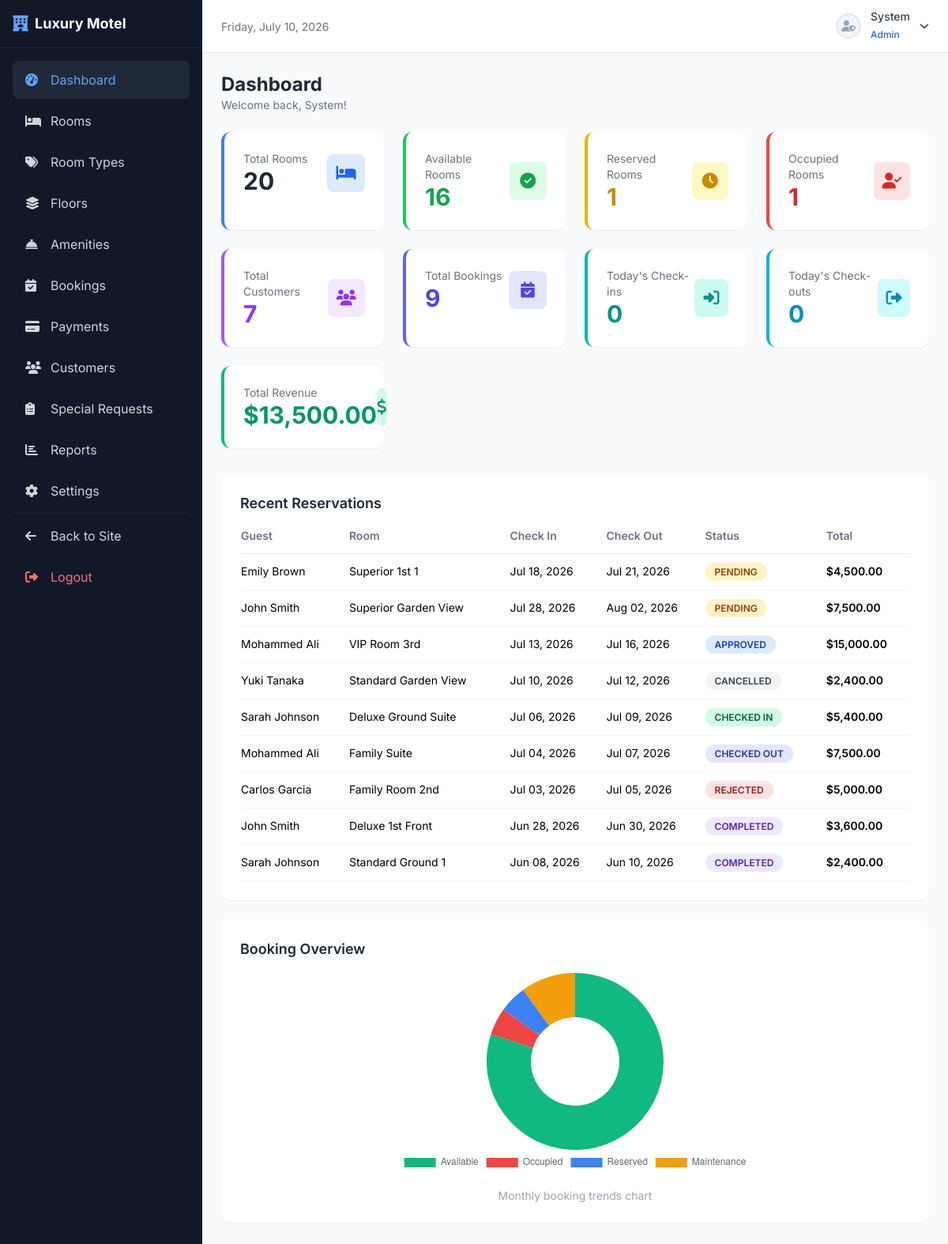
Page /admin/dashboard.php (signed in) on the committed database.
### tables this page shows
CREATE TABLE IF NOT EXISTS `reservations` (
    `reservation_id` INT AUTO_INCREMENT PRIMARY KEY,
    `user_id` INT NOT NULL,
    `room_id` INT NOT NULL,
    `check_in_date` DATE NOT NULL,
    `check_out_date` DATE NOT NULL,
    `adults` INT NOT NULL DEFAULT 1,
    `children` INT NOT NULL DEFAULT 0,
    `total_guests` INT NOT NULL,
    `total_nights` INT NOT NULL,
    `room_price` DECIMAL(10,2) NOT NULL,
    `total_price` DECIMAL(10,2) NOT NULL,
    `booking_status` ENUM('Pending', 'Approved', 'Rejected', 'Checked In', 'Checked Out', 'Cancelled', 'Completed') DEFAULT 'Pending',
    `payment_status` ENUM('Unpaid', 'Paid', 'Refunded') DEFAULT 'Unpaid',
    `early_check_in_time` TIME NULL,
    `late_check_out_time` TIME NULL,
    `special_notes` TEXT NULL,
    `customer_hidden` TINYINT(1) NOT NULL DEFAULT 0,
    `created_at` TIMESTAMP DEFAULT CURRENT_TIMESTAMP,
    FOREIGN KEY (`user_id`) REFERENCES `users`(`user_id`) ON DELETE RESTRICT ON UPDATE CASCADE,
    FOREIGN KEY (`room_id`) REFERENCES `rooms`(`room_id`) ON DELETE RESTRICT ON UPDATE CASCADE,
    INDEX idx_dates (check_in_date, check_out_date),
    INDEX idx_status (booking_status)
);

CREATE TABLE IF NOT EXISTS `users` (
    `user_id` INT AUTO_INCREMENT PRIMARY KEY,
    `role_id` INT NOT NULL,
    `first_name` VARCHAR(50) NOT NULL,
    `last_name` VARCHAR(50) NOT NULL,
    `email` VARCHAR(100) NOT NULL UNIQUE,
    `password` VARCHAR(255) NOT NULL,
    `phone` VARCHAR(20) NOT NULL,
    `gender` ENUM('Male', 'Female', 'Other') NOT NULL,
    `nationality` VARCHAR(50) NOT NULL,
    `address` TEXT NOT NULL,
    `profile_image` VARCHAR(255) DEFAULT 'default_user.png',
    `status` ENUM('Active', 'Inactive') DEFAULT 'Active',
    `created_at` TIMESTAMP DEFAULT CURRENT_TIMESTAMP,
    FOREIGN KEY (`role_id`) REFERENCES `roles`(`role_id`) ON DELETE RESTRICT ON UPDATE CASCADE
);

CREATE TABLE IF NOT EXISTS `rooms` (
    `room_id` INT AUTO_INCREMENT PRIMARY KEY,
    `type_id` INT NOT NULL,
    `floor_id` INT NOT NULL,
    `room_number` VARCHAR(10) NOT NULL UNIQUE,
    `room_name` VARCHAR(100) NOT NULL,
    `status` ENUM('Available', 'Occupied', 'Maintenance', 'Reserved', 'Cleaning') DEFAULT 'Available',
    `description` TEXT NULL,
    FOREIGN KEY (`type_id`) REFERENCES `room_types`(`type_id`) ON DELETE RESTRICT ON UPDATE CASCADE,
    FOREIGN KEY (`floor_id`) REFERENCES `floors`(`floor_id`) ON DELETE RESTRICT ON UPDATE CASCADE
);

### config/db.php (called while the page is built, shortened)
<?php
function sanitize($input) {
    return htmlspecialchars(strip_tags(trim($input)), ENT_QUOTES, 'UTF-8');
}
function formatDate($date) {
    return date('M d, Y', strtotime($date));
}
function formatCurrency($amount) {
    return '$' . number_format($amount, 2);
}
function badgeClass($status) {
    return strtolower(str_replace(' ', '-', $status));
}

### admin/dashboard.php (the view, shortened to what this page needs)
<?php
require_once '../config/db.php';
include 'header.php';
?>
<div class="ml-64 min-h-screen">
    <div class="p-6">
        <div class="flex items-center justify-between mb-6">
            <div>
                <h1 class="text-2xl font-bold text-gray-800">Dashboard</h1>
                <p class="text-gray-500 text-sm">Welcome back, <?php echo htmlspecialchars($_SESSION['first_name'] ?? 'Admin'); ?>!</p>
            </div>
        </div>
        <?php
        $totalRooms = $pdo->query("SELECT COUNT(*) FROM rooms")->fetchColumn();
$availableRooms = $pdo->query("SELECT COUNT(*) FROM rooms WHERE status = 'Available' AND room_id NOT IN (SELECT room_id FROM reservations WHERE booking_status = 'Checked In' AND check_in_date <= CURDATE() AND check_out_date > CURDATE())")->fetchColumn();
$occupiedRooms = $pdo->query("SELECT COUNT(*) FROM rooms WHERE status = 'Occupied' OR room_id IN (SELECT room_id FROM reservations WHERE booking_status = 'Checked In' AND check_in_date <= CURDATE() AND check_out_date > CURDATE())")->fetchColumn();
$reservedRooms = $pdo->query("SELECT COUNT(*) FROM rooms WHERE status = 'Reserved'")->fetchColumn();
        $totalCustomers = $pdo->query("SELECT COUNT(*) FROM users WHERE role_id = 2")->fetchColumn();
        $totalBookings = $pdo->query("SELECT COUNT(*) FROM reservations")->fetchColumn();
$todayCheckins = $pdo->prepare("SELECT COUNT(*) FROM reservations WHERE check_in_date = CURDATE() AND booking_status IN ('Approved', 'Checked In')");
$todayCheckins->execute();
$todayCheckinsCount = $todayCheckins->fetchColumn();
$todayCheckouts = $pdo->prepare("SELECT COUNT(*) FROM reservations WHERE check_out_date = CURDATE() AND booking_status IN ('Checked In', 'Checked Out')");
$todayCheckouts->execute();
$todayCheckoutsCount = $todayCheckouts->fetchColumn();
$totalRevenue = $pdo->query("SELECT COALESCE(SUM(total_price), 0) FROM reservations WHERE booking_status IN ('Checked Out', 'Completed') AND payment_status = 'Paid'")->fetchColumn();
        ?>
        <div class="grid grid-cols-1 md:grid-cols-2 lg:grid-cols-4 gap-6 mb-8">
            <a href="rooms/index.php" class="block bg-white rounded-xl shadow-sm p-6 border-l-4 border-blue-500 hover:shadow-md transition">
                <div class="flex items-center justify-between">
                    <div>
                        <p class="text-gray-500 text-sm">Total Rooms</p>
                        <h3 class="text-3xl font-bold text-gray-800"><?php echo $totalRooms; ?></h3>
                    </div>
                    <div class="w-12 h-12 bg-blue-100 rounded-lg flex items-center justify-center"><i class="fas fa-bed text-blue-600 text-xl"></i></div>
                </div>
            </a>
            <a href="rooms/index.php?status=Available" class="block bg-white rounded-xl shadow-sm p-6 border-l-4 border-green-500 hover:shadow-md transition">
                <div class="flex items-center justify-between">
                    <div>
                        <p class="text-gray-500 text-sm">Available Rooms</p>
                        <h3 class="text-3xl font-bold text-green-600"><?php echo $availableRooms; ?></h3>
                    </div>
                    <div class="w-12 h-12 bg-green-100 rounded-lg flex items-center justify-center"><i class="fas fa-check-circle text-green-600 text-xl"></i></div>
                </div>
            </a>
            <a href="rooms/index.php?status=Reserved" class="block bg-white rounded-xl shadow-sm p-6 border-l-4 border-yellow-500 hover:shadow-md transition">
                <div class="flex items-center justify-between">
                    <div>
                        <p class="text-gray-500 text-sm">Reserved Rooms</p>
                        <h3 class="text-3xl font-bold text-yellow-600"><?php echo $reservedRooms; ?></h3>
                    </div>
                    <div class="w-12 h-12 bg-yellow-100 rounded-lg flex items-center justify-center"><i class="fas fa-clock text-yellow-600 text-xl"></i></div>
                </div>
            </a>
            <a href="rooms/index.php?status=Occupied" class="block bg-white rounded-xl shadow-sm p-6 border-l-4 border-red-500 hover:shadow-md transition">
                <div class="flex items-center justify-between">
                    <div>
                        <p class="text-gray-500 text-sm">Occupied Rooms</p>
                        <h3 class="text-3xl font-bold text-red-600"><?php echo $occupiedRooms; ?></h3>
                    </div>
                    <div class="w-12 h-12 bg-red-100 rounded-lg flex items-center justify-center"><i class="fas fa-user-check text-red-600 text-xl"></i></div>
                </div>
            </a>
            <a href="users/index.php" class="block bg-white rounded-xl shadow-sm p-6 border-l-4 border-purple-500 hover:shadow-md transition">
                <div class="flex items-center justify-between">
                    <div>
                        <p class="text-gray-500 text-sm">Total Customers</p>
                        <h3 class="text-3xl font-bold text-purple-600"><?php echo $totalCustomers; ?></h3>
                    </div>
                    <div class="w-12 h-12 bg-purple-100 rounded-lg flex items-center justify-center"><i class="fas fa-users text-purple-600 text-xl"></i></div>
                </div>
            </a>
            <a href="bookings/index.php" class="block bg-white rounded-xl shadow-sm p-6 border-l-4 border-indigo-500 hover:shadow-md transition">
                <div class="flex items-center justify-between">
                    <div>
                        <p class="text-gray-500 text-sm">Total Bookings</p>
                        <h3 class="text-3xl font-bold text-indigo-600"><?php echo $totalBookings; ?></h3>
                    </div>
                    <div class="w-12 h-12 bg-indigo-100 rounded-lg flex items-center justify-center"><i class="fas fa-calendar-check text-indigo-600 text-xl"></i></div>
                </div>
            </a>
            <a href="bookings/index.php?filter=checkins_today" class="block bg-white rounded-xl shadow-sm p-6 border-l-4 border-teal-500 hover:shadow-md transition">
                <div class="flex items-center justify-between">
                    <div>
                        <p class="text-gray-500 text-sm">Today's Check-ins</p>
                        <h3 class="text-3xl font-bold text-teal-600"><?php echo $todayCheckinsCount; ?></h3>
                    </div>
                    <div class="w-12 h-12 bg-teal-100 rounded-lg flex items-center justify-center"><i class="fas fa-sign-in-alt text-teal-600 text-xl"></i></div>
                </div>
            </a>
            <a href="bookings/index.php?filter=checkouts_today" class="block bg-white rounded-xl shadow-sm p-6 border-l-4 border-cyan-500 hover:shadow-md transition">
                <div class="flex items-center justify-between">
                    <div>
                        <p class="text-gray-500 text-sm">Today's Check-outs</p>
                        <h3 class="text-3xl font-bold text-cyan-600"><?php echo $todayCheckoutsCount; ?></h3>
                    </div>
                    <div class="w-12 h-12 bg-cyan-100 rounded-lg flex items-center justify-center"><i class="fas fa-sign-out-alt text-cyan-600 text-xl"></i></div>
                </div>
            </a>
            <a href="bookings/payments.php" class="block bg-white rounded-xl shadow-sm p-6 border-l-4 border-emerald-500 lg:col-span-1 hover:shadow-md transition">
                <div class="flex items-center justify-between">
                    <div>
                        <p class="text-gray-500 text-sm">Total Revenue</p>
                        <h3 class="text-3xl font-bold text-emerald-600"><?php echo formatCurrency($totalRevenue); ?></h3>
                    </div>
                    <div class="w-12 h-12 bg-emerald-100 rounded-lg flex items-center justify-center"><i class="fas fa-dollar-sign text-emerald-600 text-xl"></i></div>
                </div>
            </a>
        </div>
        <div class="grid grid-cols-1 xl:grid-cols-3 gap-6 mb-8">
            <div class="xl:col-span-2 bg-white rounded-xl shadow-sm p-6">
                <h2 class="text-lg font-semibold text-gray-800 mb-4">Recent Reservations</h2>
                <div class="overflow-x-auto">
                    <table class="w-full text-sm">
                        <thead>
                            <tr class="text-left text-gray-500 border-b">
                                <th class="pb-3 font-semibold">Guest</th>
                                <th class="pb-3 font-semibold">Room</th>
                                <th class="pb-3 font-semibold">Check In</th>
                                <th class="pb-3 font-semibold">Check Out</th>
                                <th class="pb-3 font-semibold">Status</th>
                                <th class="pb-3 font-semibold">Total</th>
                            </tr>
                        </thead>
                        <tbody>
                            <?php
                            $recentReservations = $pdo->query("
                                SELECT r.*, u.first_name, u.last_name, rm.room_number, rm.room_name
                                FROM reservations r
                                JOIN users u ON r.user_id = u.user_id
                                JOIN rooms rm ON r.room_id = rm.room_id
                                ORDER BY r.created_at DESC LIMIT 10
                            ")->fetchAll();
                            foreach ($recentReservations as $res): ?>
                            <tr class="border-b border-gray-100 hover:bg-gray-50">
                                <td class="py-3"><?php echo sanitize($res['first_name'] . ' ' . $res['last_name']); ?></td>
                                <td class="py-3"><?php echo sanitize($res['room_name'] ?: $res['room_number']); ?></td>
                                <td class="py-3"><?php echo formatDate($res['check_in_date']); ?></td>
                                <td class="py-3"><?php echo formatDate($res['check_out_date']); ?></td>
                                <td class="py-3"><span class="badge-status badge-<?php echo badgeClass($res['booking_status']); ?>"><?php echo $res['booking_status']; ?></span></td>
                                <td class="py-3 font-semibold"><?php echo formatCurrency($res['total_price']); ?></td>
                            </tr>
                            <?php endforeach; ?>
                        </tbody>
                    </table>
                </div>
            </div>
            <div class="bg-white rounded-xl shadow-sm p-6">
                <h2 class="text-lg font-semibold text-gray-800 mb-4">Booking Overview</h2>
                <div class="flex items-center justify-center h-64">
                    <canvas id="bookingChart" width="300" height="300"></canvas>
                </div>
                <p class="text-center text-gray-400 text-sm mt-4">Monthly booking trends chart</p>
            </div>
        </div>
    </div>
</div>
<script>
const ctx = document.getElementById('bookingChart').getContext('2d');
new Chart(ctx, {
    type: 'doughnut',
    data: {
        labels: ['Available', 'Occupied', 'Reserved', 'Maintenance'],
        datasets: [{
            data: [<?php echo "$availableRooms, $occupiedRooms, $reservedRooms, " . ($totalRooms - $availableRooms - $occupiedRooms - $reservedRooms); ?>],
            backgroundColor: ['#10b981', '#ef4444', '#3b82f6', '#f59e0b'],
            borderWidth: 0
        }]
    },
    options: {
        responsive: true,
        maintainAspectRatio: false,
        plugins: { legend: { position: 'bottom' } }
    }
});
</script>
</body>
</html>

### assets/css/style.css (style rules this page uses)
.badge-status { padding: 0.25rem 0.75rem; border-radius: 9999px; font-size: 0.75rem; font-weight: 600; text-transform: uppercase; white-space: nowrap; }
.badge-pending { background: #fef3c7; color: #92400e; }
.badge-approved { background: #dbeafe; color: #1e40af; }
.badge-rejected { background: #fee2e2; color: #991b1b; }
.badge-checked-in { background: #d1fae5; color: #065f46; }
.badge-checked-out { background: #e0e7ff; color: #3730a3; }
.badge-cancelled { background: #f3f4f6; color: #374151; }
.badge-completed { background: #ede9fe; color: #5b21b6; }

### rows in the picture
reservations: user.last_name "Emily Brown", room.room_name "Superior 1st 1", check_in_date "Jul 18, 2026", check_out_date "Jul 21, 2026", booking_status "PENDING", total_price "$4,500.00"
reservations: user.last_name "John Smith", room.room_name "Superior Garden View", check_in_date "Jul 28, 2026", check_out_date "Aug 02, 2026", booking_status "PENDING", total_price "$7,500.00"
reservations: user.last_name "Mohammed Ali", room.room_name "VIP Room 3rd", check_in_date "Jul 13, 2026", check_out_date "Jul 16, 2026", booking_status "APPROVED", total_price "$15,000.00"
reservations: user.last_name "Yuki Tanaka", room.room_name "Standard Garden View", check_in_date "Jul 10, 2026", check_out_date "Jul 12, 2026", booking_status "CANCELLED", total_price "$2,400.00"
reservations: user.last_name "Sarah Johnson", room.room_name "Deluxe Ground Suite", check_in_date "Jul 06, 2026", check_out_date "Jul 09, 2026", booking_status "CHECKED IN", total_price "$5,400.00"
reservations: user.last_name "Mohammed Ali", room.room_name "Family Suite", check_in_date "Jul 04, 2026", check_out_date "Jul 07, 2026", booking_status "CHECKED OUT", total_price "$7,500.00"
reservations: user.last_name "Carlos Garcia", room.room_name "Family Room 2nd", check_in_date "Jul 03, 2026", check_out_date "Jul 05, 2026", booking_status "REJECTED", total_price "$5,000.00"
reservations: user.last_name "John Smith", room.room_name "Deluxe 1st Front", check_in_date "Jun 28, 2026", check_out_date "Jun 30, 2026", booking_status "COMPLETED", total_price "$3,600.00"
reservations: user.last_name "Sarah Johnson", room.room_name "Standard Ground 1", check_in_date "Jun 08, 2026", check_out_date "Jun 10, 2026", booking_status "COMPLETED", total_price "$2,400.00"

### other values in the picture
$_SESSION['first_name'] "System"
$_SESSION['role_name'] "Admin"
$totalRooms "20"
$availableRooms "16"
$reservedRooms "1"
$occupiedRooms "1"
$totalCustomers "7"
$totalBookings "9"
$todayCheckinsCount "0"
$todayCheckoutsCount "0"
formatCurrency($totalRevenue) "$13,500.00"
chart data {{ $availableRooms }} 16
chart data {{ $occupiedRooms }} 1
chart data {{ $reservedRooms }} 1
